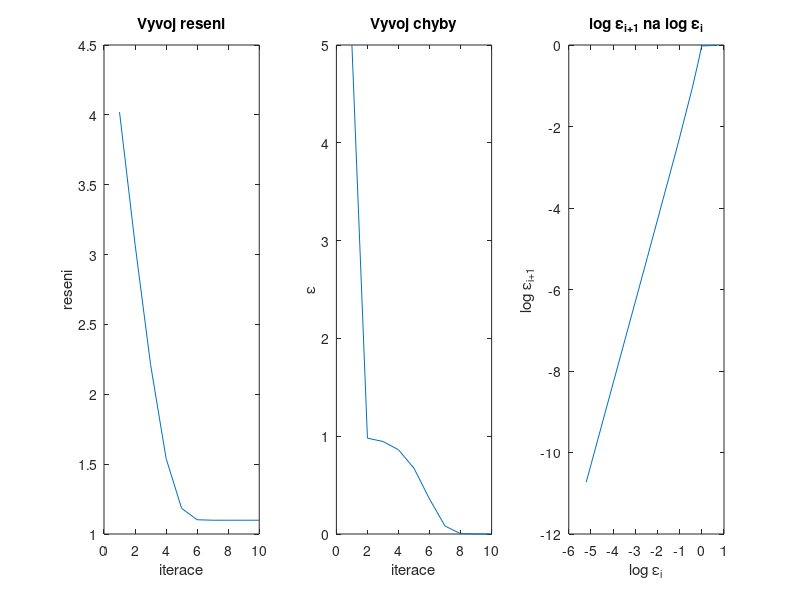

MATLAB code for this plot:
function tecny

%demonstrace metody tecen pro nelinearni rovnice
%spolu s odhadem radu metody

%nadefinujeme f(x) a budeme hledat reseni f(x)=0
f=inline('exp(x)-3');
df=inline('exp(x)');

iteraci=10; % celkovy pocet iteraci

xi=0; % pocatecni body omezujici reseni x(i)
xi_p1=5; % a x(i+1)

epsilon = []; % odhad chyby, tedy rozdil poslednich dvou odhadu korene
reseni = []; % aktualni odhad reseni

for i=1:iteraci
	c=xi_p1-f(xi_p1)/df(xi_p1);
	epsilon(i)=abs(xi-xi_p1);
	xi=xi_p1;
	xi_p1=c;
	reseni(i)=c;
end;

koren=reseni(end) % odhad konecneho reseni
chyba=epsilon(end) % odhadem konecne chyby

% zobrazime vyvoj reseni v zavislosti na iteracich vlevo
subplot(131);
plot(1:iteraci,reseni);
title('Vyvoj reseni');
xlabel('iterace');
ylabel('reseni');

% zobrazime vyvoj chyby v zavislosti na iteracich uprostred
subplot(132);
plot(1:iteraci,epsilon);
title('Vyvoj chyby');
xlabel('iterace');
ylabel('\epsilon');

% zobrazime zavislost log epsilon_i+1 na log epsilon_i
subplot(133);
x=log10(epsilon(1:(length(epsilon)-1)));
y=log10(epsilon(2:(length(epsilon))));
plot(x,y);
title('log \epsilon_{i+1} na log \epsilon_i');
xlabel('log \epsilon_{i}');
ylabel('log \epsilon_{i+1}');

% provedeme fit daty primkou
p=polyfit(x,y,1);

% smernice (tedy i rad) je
p(1)

end